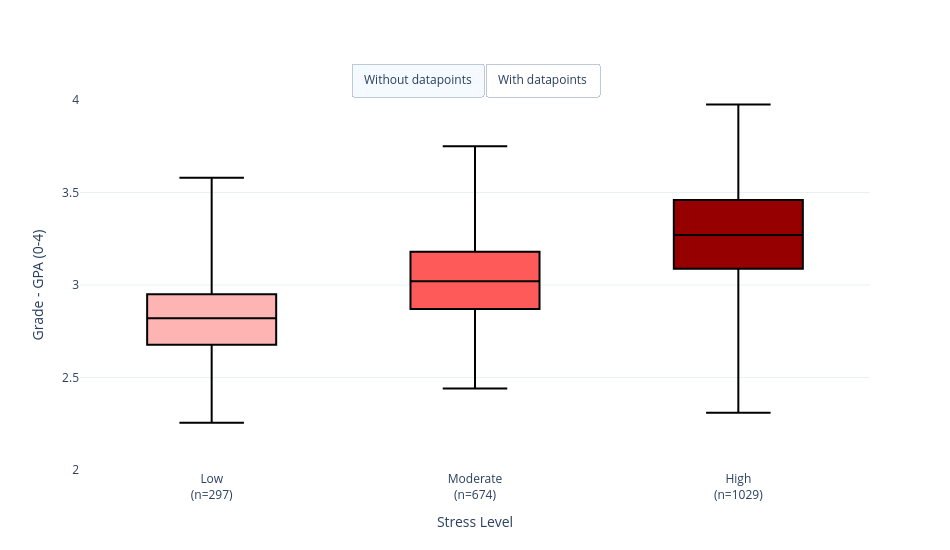

This figure's notebook cell:
### Code cell
import pandas as pd
import numpy as np
import plotly.graph_objects as go


# Ensure consistent stress order
stress_order = ["Low", "Moderate", "High"]
df["Stress_Level"] = pd.Categorical(df["Stress_Level"], categories=stress_order, ordered=True)

# Count students per group, to show sample size transparently
group_counts = df["Stress_Level"].value_counts().reindex(stress_order)
x_labels = {s: f"{s}<br>(n={group_counts[s]})" for s in stress_order}

# Different shades of red, one per stress level
red_shades = {
    "Low": "rgb(255,180,180)",
    "Moderate": "rgb(255,90,90)",
    "High": "rgb(150,0,0)"
}

fig = go.Figure()

# --- Traces 0,1,2: NO-DOTS version (visible by default) ---
for stress in stress_order:
    subset = df[df["Stress_Level"] == stress]
    fig.add_trace(go.Box(
        x=[x_labels[stress]] * len(subset),
        y=subset["GPA"],
        name=stress,
        boxpoints=False,
        line_color="black",
        fillcolor=red_shades[stress],
        marker=dict(color="rgb(80,0,0)"),
        hovertemplate=(
            "Stress Level: " + stress + "<br>"
            "Grade: %{y:.2f}<br>"
            "Group size: n=" + str(group_counts[stress]) + "<extra></extra>"
        ),
        visible=True
    ))

# --- Traces 3,4,5: WITH-DOTS version (hidden by default) ---
for stress in stress_order:
    subset = df[df["Stress_Level"] == stress]
    fig.add_trace(go.Box(
        x=[x_labels[stress]] * len(subset),
        y=subset["GPA"],
        name=stress,
        boxpoints="all",
        jitter=0.4,
        pointpos=0,
        line_color="black",
        fillcolor=red_shades[stress],
        marker=dict(color="rgb(80,0,0)", size=4, opacity=0.5),
        hovertemplate=(
            "Stress Level: " + stress + "<br>"
            "Grade: %{y:.2f}<br>"
            "Group size: n=" + str(group_counts[stress]) + "<extra></extra>"
        ),
        visible=False
    ))

n_groups = len(stress_order)
no_dots_mask = [True] * n_groups + [False] * n_groups
with_dots_mask = [False] * n_groups + [True] * n_groups

fig.update_layout(
    xaxis_title="Stress Level",
    yaxis_title="Grade - GPA (0-4)",
    yaxis=dict(range=[2, 4]),
    showlegend=False,
    height=550,
    width=950,
    template="plotly_white",
    updatemenus=[
        dict(
            type="buttons",
            direction="left",
            x=0.5,
            y=1.1,
            xanchor="center",
            showactive=True,
            buttons=[
                dict(label="Without datapoints", method="update", args=[{"visible": no_dots_mask}]),
                dict(label="With datapoints", method="update", args=[{"visible": with_dots_mask}])
            ]
        )
    ]
)

fig.show(config={"displayModeBar": False})

### Figure 1 — Plotly figure (JSON) as saved in the notebook; plotly's stock layout.template omitted (floating-point values rounded to 4 significant figures; data arrays with more than 128 entries replaced by an {"elided": "..."} marker saying what was removed)
{"data": [{"boxpoints": false, "fillcolor": "rgb(255,180,180)", "hovertemplate": "Stress Level: Low<br>Grade: %{y:.2f}<br>Group size: n=297<extra></extra>", "line": {"color": "black"}, "marker": {"color": "rgb(80,0,0)"}, "name": "Low", "type": "box", "visible": true, "x": {"elided": "297 str values"}, "y": {"elided": "297 float values"}}, {"boxpoints": false, "fillcolor": "rgb(255,90,90)", "hovertemplate": "Stress Level: Moderate<br>Grade: %{y:.2f}<br>Group size: n=674<extra></extra>", "line": {"color": "black"}, "marker": {"color": "rgb(80,0,0)"}, "name": "Moderate", "type": "box", "visible": true, "x": {"elided": "674 str values"}, "y": {"elided": "674 float values"}}, {"boxpoints": false, "fillcolor": "rgb(150,0,0)", "hovertemplate": "Stress Level: High<br>Grade: %{y:.2f}<br>Group size: n=1029<extra></extra>", "line": {"color": "black"}, "marker": {"color": "rgb(80,0,0)"}, "name": "High", "type": "box", "visible": true, "x": {"elided": "1029 str values"}, "y": {"elided": "1029 float values"}}, {"boxpoints": "all", "fillcolor": "rgb(255,180,180)", "hovertemplate": "Stress Level: Low<br>Grade: %{y:.2f}<br>Group size: n=297<extra></extra>", "jitter": 0.4, "line": {"color": "black"}, "marker": {"color": "rgb(80,0,0)", "opacity": 0.5, "size": 4}, "name": "Low", "pointpos": 0, "type": "box", "visible": false, "x": {"elided": "297 str values"}, "y": {"elided": "297 float values"}}, {"boxpoints": "all", "fillcolor": "rgb(255,90,90)", "hovertemplate": "Stress Level: Moderate<br>Grade: %{y:.2f}<br>Group size: n=674<extra></extra>", "jitter": 0.4, "line": {"color": "black"}, "marker": {"color": "rgb(80,0,0)", "opacity": 0.5, "size": 4}, "name": "Moderate", "pointpos": 0, "type": "box", "visible": false, "x": {"elided": "674 str values"}, "y": {"elided": "674 float values"}}, {"boxpoints": "all", "fillcolor": "rgb(150,0,0)", "hovertemplate": "Stress Level: High<br>Grade: %{y:.2f}<br>Group size: n=1029<extra></extra>", "jitter": 0.4, "line": {"color": "black"}, "marker": {"color": "rgb(80,0,0)", "opacity": 0.5, "size": 4}, "name": "High", "pointpos": 0, "type": "box", "visible": false, "x": {"elided": "1029 str values"}, "y": {"elided": "1029 float values"}}], "layout": {"height": 550, "showlegend": false, "updatemenus": [{"buttons": [{"args": [{"visible": [true, true, true, false, false, false]}], "label": "Without datapoints", "method": "update"}, {"args": [{"visible": [false, false, false, true, true, true]}], "label": "With datapoints", "method": "update"}], "direction": "left", "showactive": true, "type": "buttons", "x": 0.5, "xanchor": "center", "y": 1.1}], "width": 950, "xaxis": {"title": {"text": "Stress Level"}}, "yaxis": {"range": [2, 4], "title": {"text": "Grade - GPA (0-4)"}}}}
